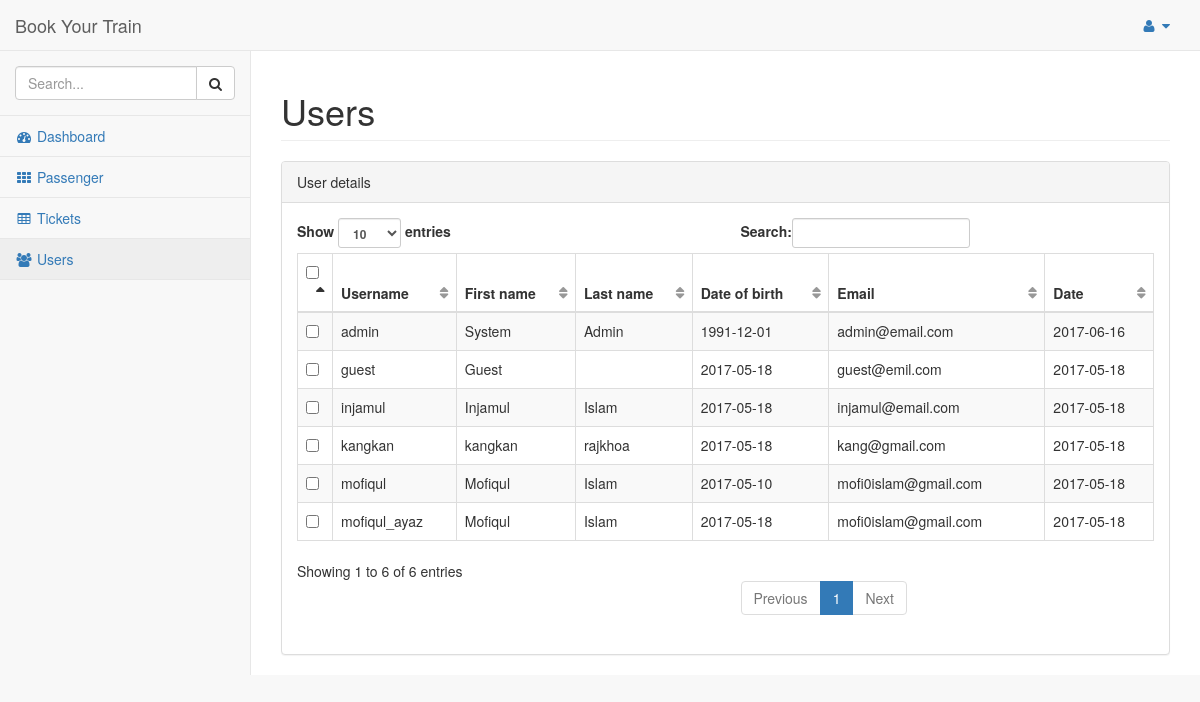
The app's page /admin/users.php (signed in) with its own data.
### tables this page shows
CREATE TABLE `user` (
  `username` varchar(100) NOT NULL,
  `password` varchar(500) NOT NULL,
  `first_name` varchar(100) NOT NULL,
  `last_name` varchar(100) NOT NULL,
  `dob` date DEFAULT NULL,
  `email` varchar(100) NOT NULL,
  `date` date NOT NULL,
  PRIMARY KEY (`username`)
);

### classes/user.class.php (the view, shortened to what this page needs)
<?php
class User {
    private $db;
    public function __construct($_db){
        $this->db = $_db;
    		return $this;
    }
  	public function get_users() {
  		$query = "SELECT * FROM user order by username asc";
      $result = $this->db->query($query);
      while($rows = $result->fetch_object()){
        echo '<tr>';
        echo '<td><input type="checkbox" id="select-all"/></td>';
        echo '<td>'.$rows->username.'</td>';
        echo '<td>'.$rows->first_name.'</td>';
        echo '<td>'.$rows->last_name.'</td>';
        echo '<td>'.$rows->dob.'</td>';
        echo '<td>'.$rows->email.'</td>';
        echo '<td>'.$rows->date.'</td>';
        echo '</tr>';
      }
  	}
}

### records on screen
user: username "admin", first_name "System", last_name "Admin", dob "1991-12-01", email "admin@email.com", date "2017-06-16"
user: username "guest", first_name "Guest", dob "2017-05-18", email "guest@emil.com", date "2017-05-18"
user: username "injamul", first_name "Injamul", last_name "Islam", dob "2017-05-18", email "injamul@email.com", date "2017-05-18"
user: username "kangkan", first_name "kangkan", last_name "rajkhoa", dob "2017-05-18", email "kang@gmail.com", date "2017-05-18"
user: username "mofiqul", first_name "Mofiqul", last_name "Islam", dob "2017-05-10", email "mofi0islam@gmail.com", date "2017-05-18"
user: username "mofiqul_ayaz", first_name "Mofiqul", last_name "Islam", dob "2017-05-18", email "mofi0islam@gmail.com", date "2017-05-18"
